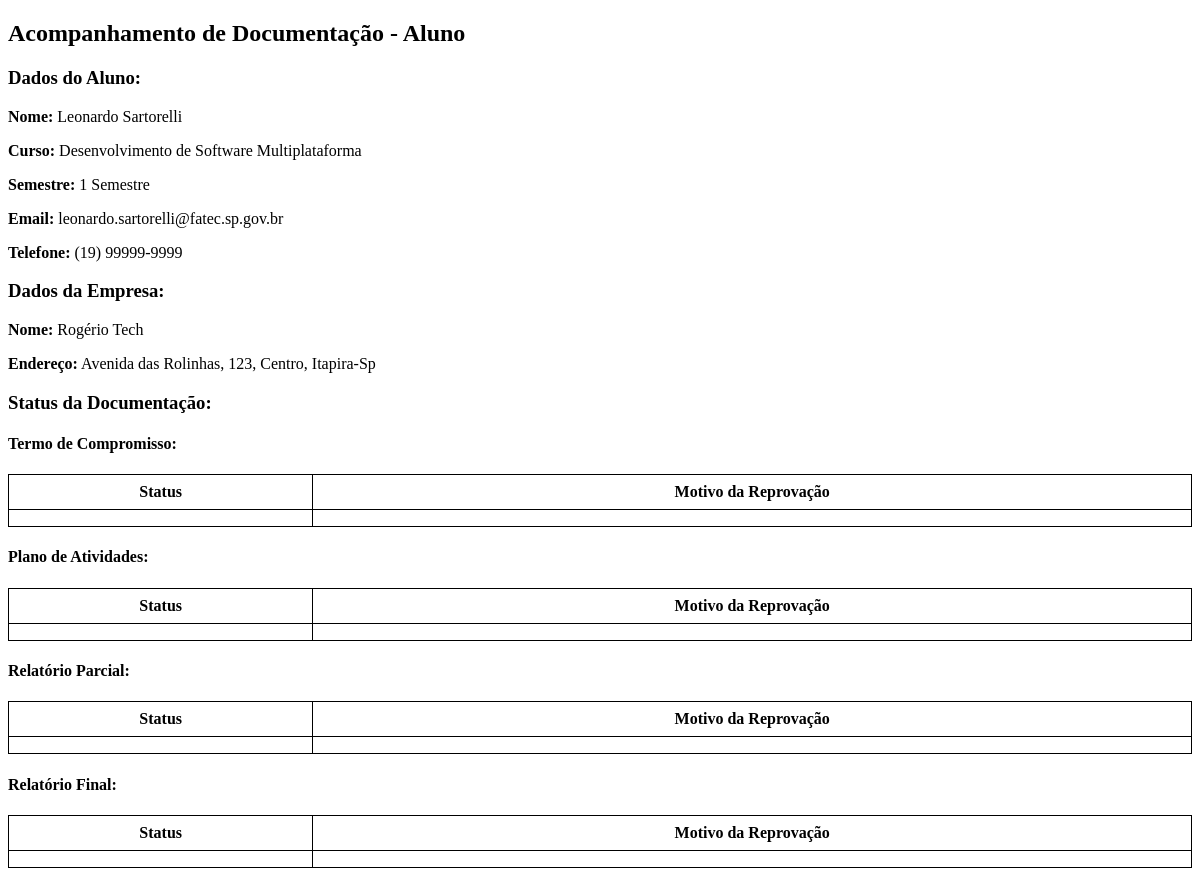
Page /views/acompanhamento/index.php (signed in) on the committed database.
### tables this page shows
CREATE TABLE `tb_alunos` (
  `id_aluno` int(11) NOT NULL,
  `fk_id_usuario` int(11) DEFAULT NULL,
  `nome` varchar(255) NOT NULL,
  `rg` varchar(15) NOT NULL,
  `ra` varchar(20) NOT NULL,
  `telefone` varchar(255) NOT NULL,
  `logradouro` varchar(255) NOT NULL,
  `numero` varchar(8) NOT NULL,
  `bairro` varchar(255) NOT NULL,
  `cidade` varchar(25) NOT NULL,
  `estado` varchar(255) NOT NULL,
  `cep` varchar(10) NOT NULL,
  `curso` varchar(255) NOT NULL,
  `semestre` varchar(255) NOT NULL,
  `email` varchar(255) NOT NULL
);

CREATE TABLE `tb_empresas` (
  `id_empresa` int(11) NOT NULL,
  `fk_id_representante` int(11) DEFAULT NULL,
  `nome` varchar(255) NOT NULL,
  `cnpj` varchar(255) NOT NULL,
  `endereco` varchar(255) NOT NULL
);

### views/acompanhamento/index.php (the view, shortened to what this page needs)
<?php
$id_usuario = $_SESSION['id_usuario'];
try {
    $conexao = new PDO('mysql:host=127.0.0.1;dbname=intern_hub', 'root', '');
    $sql_aluno = "
        SELECT
            a.id_aluno,
            a.nome AS nome_aluno,
            a.ra,
            a.rg,
            a.telefone,
            a.logradouro,
            a.numero,
            a.bairro,
            a.estado,
            a.curso,
            a.semestre,
            a.email,
            e.nome AS nome_empresa,
            e.cnpj,
            e.endereco AS endereco_empresa,
            c.status AS status_compromisso,
            c.motivo_reprovacao AS motivo_reprovacao_compromisso,
            c.termo_compromisso,
            c.caminho_compromisso,
            at.status AS status_atividades,
            at.motivo_reprovacao AS motivo_reprovacao_atividades,
            at.plano_atividades,
            at.caminho_atividades,
            rp.status AS status_parcial,
            rp.motivo_reprovacao AS motivo_reprovacao_parcial,
            rp.relatorio_parcial,
            rp.caminho_parcial,
            rf.status AS status_final,
            rf.motivo_reprovacao AS motivo_reprovacao_final,
            rf.relatorio_final,
            rf.caminho_final
        FROM
            tb_alunos a
        LEFT JOIN
            tb_compromisso c ON a.id_aluno = c.fk_id_aluno
        LEFT JOIN
            tb_atividades at ON a.id_aluno = at.fk_id_aluno
        LEFT JOIN
            tb_relatorio_parcial rp ON a.id_aluno = rp.fk_id_aluno
        LEFT JOIN
            tb_relatorio_final rf ON a.id_aluno = rf.fk_id_aluno
        LEFT JOIN
            tb_estagios es ON a.id_aluno = es.fk_id_aluno
        LEFT JOIN
            tb_empresas e ON es.fk_id_empresa = e.id_empresa
        WHERE
            a.fk_id_usuario = :id_usuario
    ";
    $stmt_aluno = $conexao->prepare($sql_aluno);
    $stmt_aluno->bindParam(':id_usuario', $id_usuario, PDO::PARAM_INT);
    $stmt_aluno->execute();
    $dados_aluno = $stmt_aluno->fetch(PDO::FETCH_ASSOC);
} catch (PDOException $e) {
    echo "Erro ao acessar o banco de dados: " . $e->getMessage();
    exit();
}
?>
<!DOCTYPE html>
<html lang="pt-br">
<head>
</head>
<body>
    <h2>Acompanhamento de Documentação - Aluno</h2>
    <h3>Dados do Aluno:</h3>
    <p><strong>Nome:</strong> <?php echo htmlspecialchars($dados_aluno['nome_aluno']); ?></p>
    <p><strong>Curso:</strong> <?php echo htmlspecialchars($dados_aluno['curso']); ?></p>
    <p><strong>Semestre:</strong> <?php echo htmlspecialchars($dados_aluno['semestre']); ?></p>
    <p><strong>Email:</strong> <?php echo htmlspecialchars($dados_aluno['email']); ?></p>
    <p><strong>Telefone:</strong> <?php echo htmlspecialchars($dados_aluno['telefone']); ?></p>
    <h3>Dados da Empresa:</h3>
    <p><strong>Nome:</strong> <?php echo htmlspecialchars($dados_aluno['nome_empresa']); ?></p>
    <p><strong>Endereço:</strong> <?php echo htmlspecialchars($dados_aluno['endereco_empresa']); ?></p>
    <h3>Status da Documentação:</h3>
    <h4>Termo de Compromisso:</h4>
    <table>
        <thead>
            <tr>
                <th>Status</th>
                <th>Motivo da Reprovação</th>
            </tr>
        </thead>
        <tbody>
            <tr>
                <td>
                </td>
                <td><?php echo htmlspecialchars($dados_aluno['motivo_reprovacao_compromisso']); ?></td>
            </tr>
        </tbody>
    </table>
    <h4>Plano de Atividades:</h4>
    <table>
        <thead>
            <tr>
                <th>Status</th>
                <th>Motivo da Reprovação</th>
            </tr>
        </thead>
        <tbody>
            <tr>
                <td>
                </td>
                <td><?php echo htmlspecialchars($dados_aluno['motivo_reprovacao_atividades']); ?></td>
            </tr>
        </tbody>
    </table>
    <h4>Relatório Parcial:</h4>
    <table>
        <thead>
            <tr>
                <th>Status</th>
                <th>Motivo da Reprovação</th>
            </tr>
        </thead>
        <tbody>
            <tr>
                <td>
                </td>
                <td><?php echo htmlspecialchars($dados_aluno['motivo_reprovacao_parcial']); ?></td>
            </tr>
        </tbody>
    </table>
    <h4>Relatório Final:</h4>
    <table>
        <thead>
            <tr>
                <th>Status</th>
                <th>Motivo da Reprovação</th>
            </tr>
        </thead>
        <tbody>
            <tr>
                <td>
                </td>
                <td><?php echo ($dados_aluno['status_final'] == 'reprovado') ? 'Reprovado - ' . htmlspecialchars($dados_aluno['motivo_reprovacao_final']) : ''; ?></td>
            </tr>
        </tbody>
    </table>
</body>
</html>

### views/acompanhamento/index.php (style rules this page uses)
table { width: 100%; border-collapse: collapse; margin-bottom: 20px; }
table, th, td { border: 1px solid black; padding: 8px; text-align: center; }

### rows in the picture
tb_alunos: nome "Leonardo Sartorelli", curso "Desenvolvimento de Software Multiplataforma", semestre "1 Semestre", email "leonardo.sartorelli@fatec.sp.gov.br", telefone "(19) 99999-9999", tb_empresas.nome "Rogério Tech", tb_empresas.endereco "Avenida das Rolinhas, 123, Centro, Itapira-Sp"
